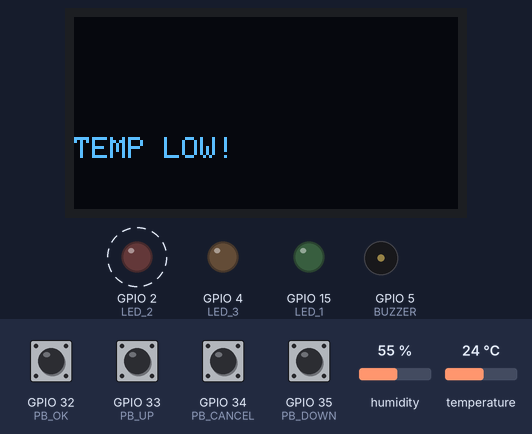
Bench run of a sketch on a simulated ESP32. On the bench: 128×64 one-colour display, output pins drawn as LEDs (lit = HIGH), buzzer (waves = sounding, pin HIGH). Dashed ring = blinking. The test bench sets the inputs (shaded band); at power-on: GPIO 32 (PB_OK), GPIO 33 (PB_UP), GPIO 34 (PB_CANCEL), GPIO 35 (PB_DOWN) HIGH, humidity 55 %, temperature 24 °C. The OLED is the two-colour kind (top 16 rows yellow); WiFi joins after 1.5 s; servers stay silent unless stated; the display library's start-up logo is not drawn; the local clock reads 2024-03-15 10:24:30 at power-on unless the sketch sets it.

Above: at 6.1 s.
7.0 s: GPIO 32 (PB_OK) pulled LOW for 3.2 s
At 10.9 s:
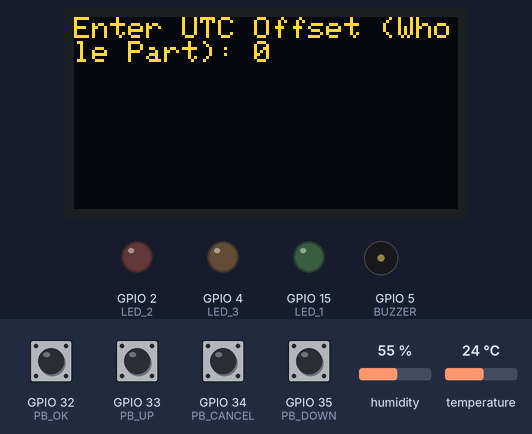
11.7 s: GPIO 33 (PB_UP) pulled LOW for 1 s
At 12.33 s:
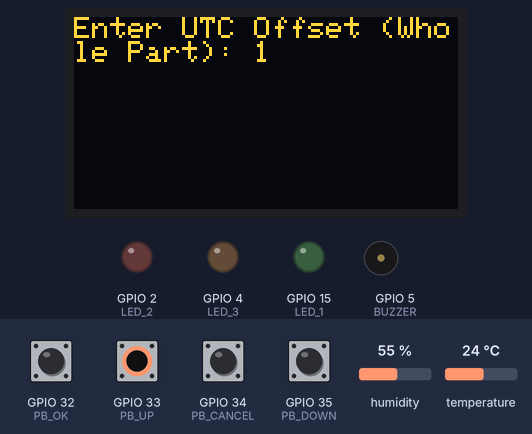
14.2 s: GPIO 34 (PB_CANCEL) driven LOW
At 15.4 s:
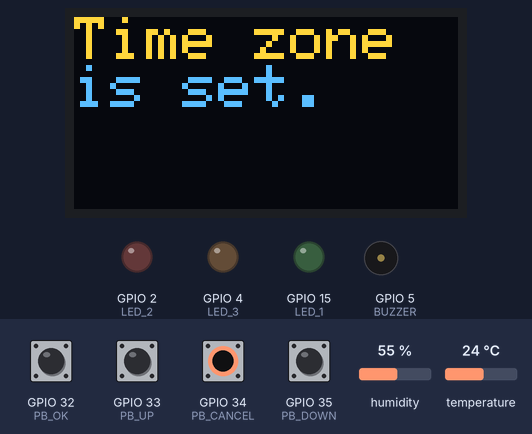
18.1 s: humidity set to 58 %
19.6 s: humidity set to 61 %
At 20.4 s:
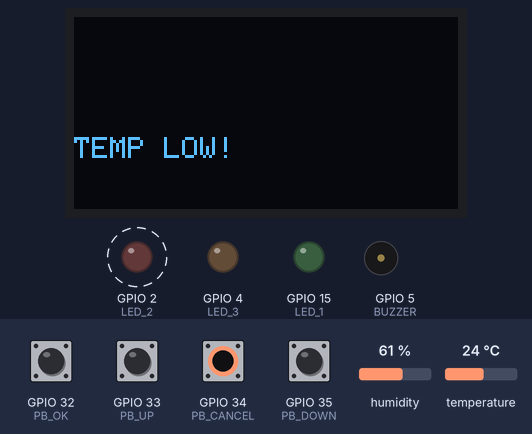
21.1 s: temperature set to 25.5 °C
23.0 s: temperature set to 26.7 °C
At 24.0 s:
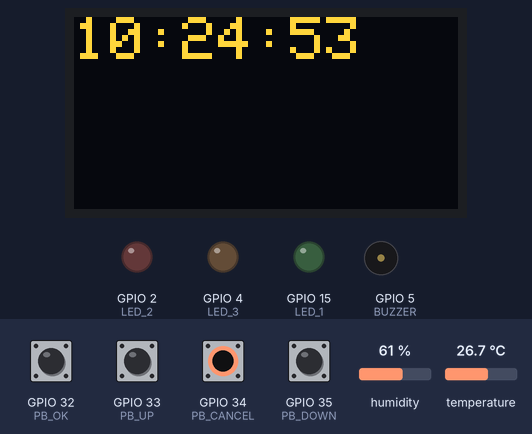
Timing chart, 0 to 25.8 s (numbered marks = the images above; inputs shaded):
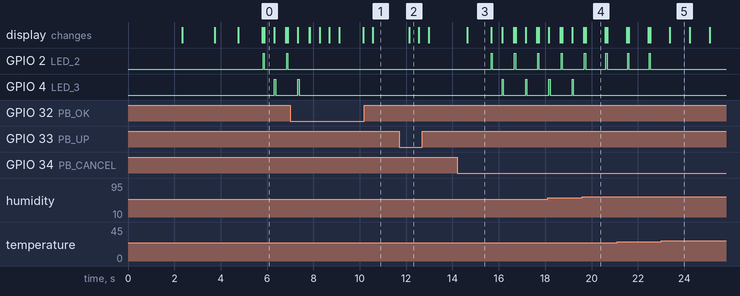

Measured:
- the behaviour switches between 59 and 60 % on humidity (found by bisection; images 3 and 4)
- the behaviour switches between 25.9 and 26 °C on temperature (found by bisection; images 4 and 5)
- after the input at 7.0 s, GPIO 2 (LED_2): stops changing and stays LOW; GPIO 4 (LED_3): goes on until 7.4 s, then stays LOW; the display: first differs from a run without the input after 0.84 s (image 1 shows a later state)
- after the input at 11.7 s, the display: changes after 0.43 s (image 2)
- after the input at 14.2 s, GPIO 2 (LED_2): alternates HIGH for 0.05 s and LOW for 0.96 s, starting after 1.5 s; GPIO 4 (LED_3): alternates HIGH for 0.05 s and LOW for 0.96 s, starting after 1.9 s; the display: changes after 0.43 s (image 3)
- after the input at 19.6 s, GPIO 4 (LED_3): stays LOW (without the input it goes to HIGH after 0.58 s)
- after the input at 23.0 s, GPIO 2 (LED_2): stops changing and stays LOW
- by itself, GPIO 2 (LED_2): alternates HIGH for 0.05 s and LOW for 0.96 s

The sketch:

esp32-arduino.ino
```cpp
//Improting Libraries
#include <Wire.h>
#include <Adafruit_GFX.h>
#include <Adafruit_SSD1306.h>
#include <DHTesp.h>
#include <LiquidCrystal_I2C.h>
#include <WiFi.h>

//Defining the variables
#define SCREEN_WIDTH 128
#define SCREEN_HEIGHT 64
#define OLED_RESET -1
#define SCREEN_ADDRESS 0x3c

#define LED_1 15
#define LED_2 2
#define LED_3 4
#define BUZZER 5
#define PB_CANCEL 34
#define PB_OK  32
#define PB_UP 33
#define PB_DOWN 35
#define DHTPIN 12

#define NTP_SERVER     "pool.ntp.org"

Adafruit_SSD1306 display(SCREEN_WIDTH, SCREEN_HEIGHT, &Wire, OLED_RESET);
DHTesp dhtSensor;

//Global Variables
int days = 0;
int hours = 0;
int minutes = 0;
int seconds = 0;

int utc_offset = 0;

bool alarm_enabled = true;
int n_alarms = 3;
int alarm_hours[] = {0, 0, 0};
int alarm_minute[] = {0, 0, 0};
bool alarm_triggered[] = {false, false, false};

int C = 264;
int D = 294;
int E = 330;
int F = 340;
int G = 392;
int A = 440;
int B = 494;
int C_H = 523;
int notes[][3] = {{C, D, E}, {F, G, A}, {A, B, C_H}};
int n_notes = 3;

//Main Menu
int current_mode = 0;
int max_modes = 5;
String modes[] = {"1 - Set Time Zone", "2 - Set Alarm 1", "3 - Set Alarm 2", "4 - Set Alarm 3", "5 - Disable Alarms", };

void setup() {
  pinMode(LED_1, OUTPUT);
  pinMode(LED_2, OUTPUT);
  pinMode(LED_3, OUTPUT);
  pinMode(BUZZER, OUTPUT);
  pinMode(PB_CANCEL, INPUT);
  pinMode(PB_OK, INPUT);
  pinMode(PB_UP, INPUT);
  pinMode(PB_DOWN, INPUT);

  Serial.begin(115200);
  if (!display.begin(SSD1306_SWITCHCAPVCC, SCREEN_ADDRESS)) {
    Serial.println(F("SSD1306 allocation failed."));
    for (;;);
  }

  // Turn on OLED display
  display.display();
  delay(2000);

  // Clear the display
  display.clearDisplay();

  dhtSensor.setup(DHTPIN, DHTesp::DHT22);

  // Connecting to WiFi
  WiFi.begin("Wokwi-GUEST", "", 6);
  while (WiFi.status() != WL_CONNECTED) {
    delay(250);
    display.clearDisplay();
    print_line("Connecting to WiFi", 0, 0, 2);
  }

  display.clearDisplay();
  print_line("Connected to WiFi", 0, 0, 2); //Successfully connected to WiFi
  delay(1000);

  configTime(utc_offset * 3600, 0, NTP_SERVER);  // Pass the time zone offset in seconds

  // Print the welcome message
  display.clearDisplay();
  print_line("Welcome to Medibox!", 0, 0, 2);
  delay(1000);
  display.clearDisplay();
}

void loop() {
  delay(10); // To speeds up the simulation
  update_time_with_check_alarm();

  if (digitalRead(PB_OK) == LOW) {
    //delay(200);
    go_to_menu();
  }

  check_temp(); //Checking the temperature
  delay(400);
  check_humidity(); //Checking the humidity
  delay(400);
}

void print_line(String text, int column, int row, int text_size) {
  // Display a custom message
  display.setTextSize(text_size);
  display.setTextColor(SSD1306_WHITE);
  display.setCursor(column, row);
  display.println(text);

  display.display();
}

void print_time_now(void) {
  //Print the current time in the OLED display
  display.clearDisplay();
  print_line(String(hours)+":"+String(minutes)+":"+String(seconds),0,0,2);
}

void update_time() {
  //Updating the time
  struct tm timeinfo;
  getLocalTime(&timeinfo);

  char timeHour[3];
  strftime(timeHour,3,"%H",&timeinfo);
  hours = atoi(timeHour);

  char timeMinute[3];
  strftime(timeMinute,3,"%M",&timeinfo);
  minutes = atoi(timeMinute);

  char timeSeconds[3];
  strftime(timeSeconds,3,"%S",&timeinfo);
  seconds = atoi(timeSeconds);
}

int wait_for_button_press() {
  //Checking whether any button has pressed and if yes, do the process accordingly
  while (true) {
    if (digitalRead(PB_UP) == LOW) {
      delay(200);
      return PB_UP;
    }
    else if (digitalRead(PB_DOWN) == LOW) {
      delay(200);
      return PB_DOWN;
    }
    else if (digitalRead(PB_OK) == LOW) {
      delay(200);
      return PB_OK;
    }
    else if (digitalRead(PB_CANCEL) == LOW) {
      delay(200);
      return PB_CANCEL;
    }
    update_time();
  }
}

void go_to_menu() {
  //Display the menu when user press the menu button
  while (digitalRead(PB_CANCEL) == HIGH) {
    display.clearDisplay();
    print_line(modes[current_mode], 0, 0, 2);

    int pressed = wait_for_button_press();

    if (pressed == PB_UP) {
      delay(200);
      current_mode += 1;
      current_mode = current_mode % max_modes;
    }
    else if (pressed == PB_DOWN) {
      delay(200);
      current_mode -= 1;
      if (current_mode < 0) {
        current_mode = max_modes - 1;
      }
    }
    else if (pressed == PB_OK) {
      delay(200);
      run_mode(current_mode);
    }
    else if (pressed == PB_CANCEL) {
      delay(200);
      break;
    }
  }
}

void ring_alarm(int alarm_index) {
  // Ringing the specified alarm
  display.clearDisplay();
  print_line("Medicine Time!", 0, 0, 2); // Message on the OLED display
  digitalWrite(LED_1, HIGH); // Turn on the LED

  bool break_happened = false;

  while(break_happened == false && digitalRead(PB_CANCEL) == HIGH) {
    // Ring the buzzer with a tone specific to the alarm
    for (int i = 0; i < n_notes; i++) {
      if (digitalRead(PB_CANCEL) == LOW) {
        delay(200);
        break_happened = true;
        break;
      }
      tone(BUZZER, notes[alarm_index][i]);
      delay(alarm_index * 500);
      noTone(BUZZER);
      delay(2);
    }
  }

  digitalWrite(LED_1, LOW); // Turn off the LED1
  display.clearDisplay();
}

void update_time_with_check_alarm(void) {
  //Updating the time every second whilw checking whether an alarm has occured.
  update_time();

  //Print the current time
  print_time_now();

  if (alarm_enabled == true) {
    for (int i = 0; i < n_alarms; i++) {
      if (alarm_triggered[i] == false && alarm_hours[i] == hours && alarm_minute[i] == minutes) {
        ring_alarm(i+1);
        alarm_triggered[i] = true;
      }
    }
  }
}

void set_time_zone() {
  //Taking the time zone as an input and set the time according to that
  int temp_offset_whole = utc_offset;
  int temp_offset_fractional = 0;

  while (true) {
    display.clearDisplay();
    print_line("Enter UTC Offset (Whole Part): " + String(temp_offset_whole) , 0, 0, 1);

    int pressed = wait_for_button_press();

    if (pressed == PB_UP) {
      delay(200);
      temp_offset_whole += 1;
      temp_offset_whole = constrain(temp_offset_whole, -12, 12);  // Constrain whole part to a reasonable range
    }
    else if (pressed == PB_DOWN) {
      delay(200);
      temp_offset_whole -= 1;
      temp_offset_whole = constrain(temp_offset_whole, -12, 12);
    }
    else if (pressed == PB_OK) {
      delay(200);
      while (true) {
        display.clearDisplay();
        print_line("Enter UTC Offset (Fractional Part): " + String(temp_offset_fractional * 15), 0, 0, 1);

        int pressed_fractional = wait_for_button_press();

        if (pressed_fractional == PB_UP) {
          delay(200);
          temp_offset_fractional = (temp_offset_fractional + 1) % 4;  // 0, 15, 30, 45
        }
        else if (pressed_fractional == PB_DOWN) {
          delay(200);
          temp_offset_fractional = (temp_offset_fractional - 1 + 4) % 4;
        }
        else if (pressed_fractional == PB_OK) {
          delay(200);
          utc_offset = temp_offset_whole * 3600 + temp_offset_fractional * 15 * 60;
          configTime(utc_offset, 0, NTP_SERVER);  // Update time with the new time zone offset
          break;
        }
        else if (pressed_fractional == PB_CANCEL) {
          delay(200);
          break;
        }
      }
      break;
    }
    else if (pressed == PB_CANCEL) {
      delay(200);
      break;
    }
  }

  display.clearDisplay();
  print_line("Time zone is set.", 0, 0, 2);
  delay(1000);
}

void set_alarm(int alarm) {
  //Setting up the alarms
  int temp_hour = alarm_hours[alarm];
  while (true) {
    display.clearDisplay();
    print_line("Enter Hour: " + String(temp_hour), 0, 0, 2);

    int pressed = wait_for_button_press();

    if (pressed == PB_UP) {
      delay(200);
      temp_hour += 1;
      temp_hour = temp_hour % 24;
    }
    else if (pressed == PB_DOWN) {
      delay(200);
      temp_hour -= 1;
      if (temp_hour < 0) {
        temp_hour = 23;
      }
    }
    else if (pressed == PB_OK) {
      delay(200);
      alarm_hours[alarm] = temp_hour;
      break;
    }
    else if (pressed == PB_CANCEL) {
      delay(200);
      break;
    }
  }

  int temp_minute = alarm_minute[alarm];
  while (true) {
    display.clearDisplay();
    print_line("Enter Minute: " + String(temp_minute), 0, 0, 2);

    int pressed = wait_for_button_press();

    if (pressed == PB_UP) {
      delay(200);
      temp_minute += 1;
      temp_minute = temp_minute % 60;
    }
    else if (pressed == PB_DOWN) {
      delay(200);
      temp_minute -= 1;
      if (temp_minute < 0) {
        temp_minute = 59;
      }
    }
    else if (pressed == PB_OK) {
      delay(200);
      alarm_minute[alarm] = temp_minute;
      break;
    }
    else if (pressed == PB_CANCEL) {
      delay(200);
      break;
    }
  }
  display.clearDisplay();
  print_line("Alarm is set.", 0, 0, 2);
  delay(1000);
}

void run_mode(int mode) {
  //Difine the scenarios that should be happend when a cirtain option is selected in the menu
  if (mode == 0) {
    set_time_zone();
  }
  else if (mode == 1 || mode == 2 || mode ==3) {
    set_alarm(mode - 1);
  }
  else if (mode == 4) {
    alarm_enabled = false;
    display.clearDisplay();
    print_line("All alarms disabled", 0,0,2);
    delay(1000);
  }
}

void check_temp() {
  //Check the current temperature and infom if it is not in the desired range
  TempAndHumidity data = dhtSensor.getTempAndHumidity();
  if (data.temperature > 32) {
    display.clearDisplay();
    print_line("TEMP HIGH!", 0, 40, 1);
    blink_temp_LED();

  }
  else if (data.temperature < 26) {
    display.clearDisplay();
    print_line("TEMP LOW!", 0, 40, 1);
    blink_temp_LED();
  }
}

void check_humidity(){
  //Check the current temperature and infom if it is not in the desired range
  TempAndHumidity data = dhtSensor.getTempAndHumidity();
  if (data.humidity > 80) {
    display.clearDisplay();
    print_line("HUMIDITY HIGH!", 0, 50, 1);
    blink_hum_LED();
  }
  else if (data.humidity < 60) {
    display.clearDisplay();
    print_line("HUMIDITY LOW!", 0, 50, 1);
    blink_hum_LED();
  }
}

void blink_temp_LED(){
  //Blink the LED2 when the temperature is not in the desired range
  digitalWrite(LED_2, HIGH);
  delay(50);
  digitalWrite(LED_2,LOW);
}

void blink_hum_LED(){
  //Blink the LED3 when thr humidity is not in the desired range
  digitalWrite(LED_3, HIGH);
  delay(50);
  digitalWrite(LED_3,LOW);
}
```
